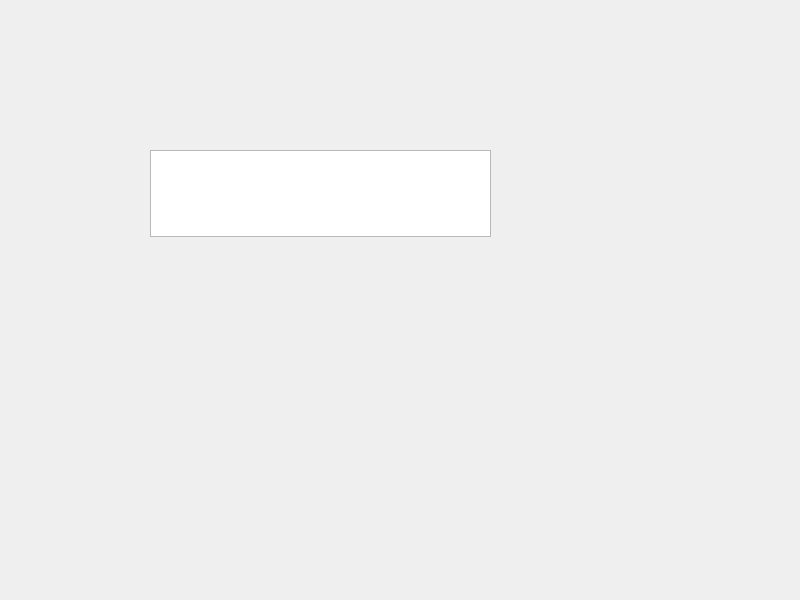
<?xml version="1.0" encoding="UTF-8"?>
<ui version="4.0">
 <class>Widget</class>
 <widget class="QWidget" name="Widget">
  <property name="geometry">
   <rect>
    <x>0</x>
    <y>0</y>
    <width>800</width>
    <height>600</height>
   </rect>
  </property>
  <property name="windowTitle">
   <string>Widget</string>
  </property>
  <widget class="QTextEdit" name="textEdit">
   <property name="geometry">
    <rect>
     <x>150</x>
     <y>150</y>
     <width>341</width>
     <height>87</height>
    </rect>
   </property>
  </widget>
 </widget>
 <resources/>
 <connections/>
</ui>
